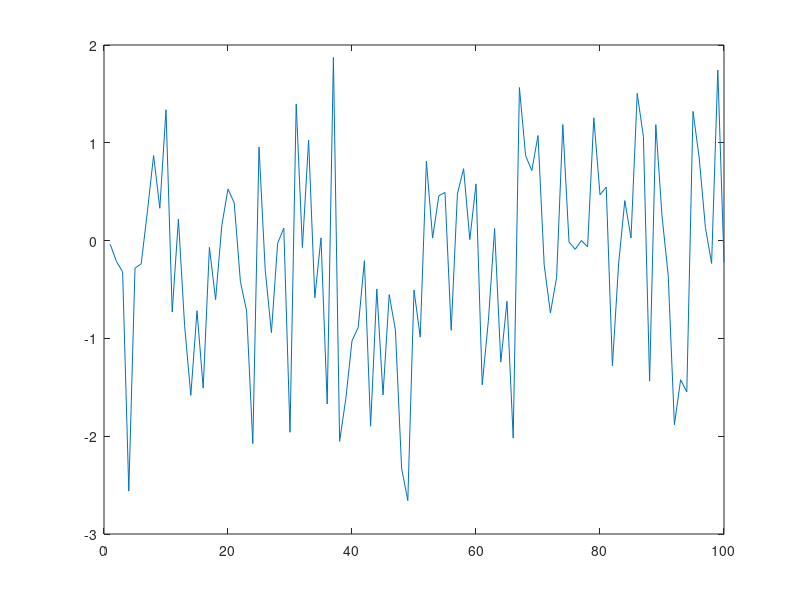
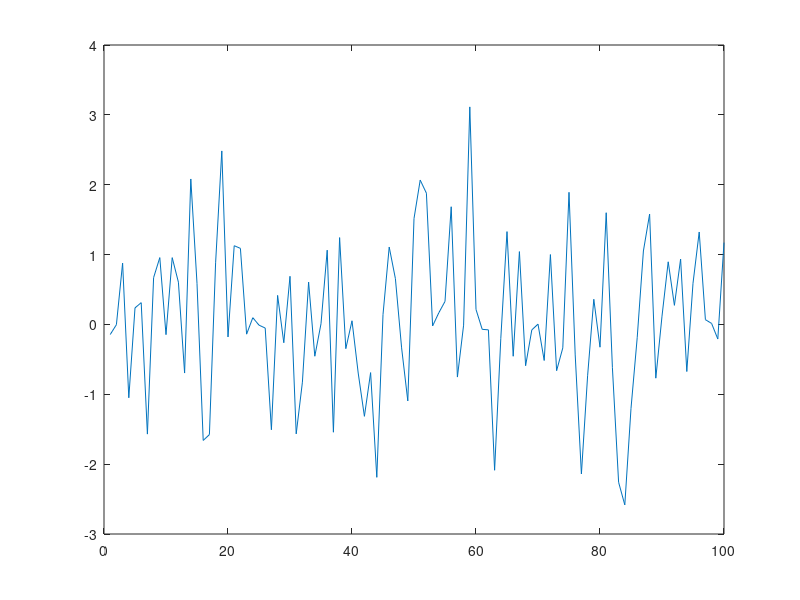

Source code (MATLAB) for these figures, in order:
%% ==================== BLIJF VAN DE VOLGENDE CODE AF! ====================
%                    |61c8d034855b313bb5edb2474f7d4657|
%                            1711051801
%
% LEES DE VOLGENDE REGELS:
%
% 1 -   De volgende DOOR ONS AANGEMAAKTE zaken mag je NIET aanpassen:
%                           A: Bestandsnamen
%                           B: Door ons aangemaakt commentaar
%                           C: Folders en folderstructuur
%                           D: De code in deze codesectie
%       Doe je dat toch dan krijg je GEEN punten voor deze weekopdracht.
% 2 -   Als dit bestand niet uit te voeren valt, bijvoorbeeld doordat je
%       tijdens het uitvoeren een foutmelding krijgt, krijg je GEEN punten!
% 3 -   Elke variabele waar 'NaN' aan wordt toegekend moet JIJ bewerken.
% 4 -   Je maakt de opdracht in dit bestand. Vul het bestand alleen met
%       voor de opdracht nuttige code. Doe je dit niet dan kan dat een
%       vermindering van het te verdienen aantal punten als gevolg hebben.
% 5 -   Door JOU geschreven commentaar regels (met %% of %) worden niet
%       door ons gelezen of gebruikt. 
% 
% Opdrachtbeschrijving:
% Deze opdracht bestaat uit het schrijven/aanvullen van een SCRIPT. De
% specifieke opdracht staat hieronder.
%
% LET OP!
% Exacte naamgeving is heel belangrijk! Merk bv. het verschil op tussen
% de twee variabelen: 'mekker' en de variabele 'Mekker'. Matlab maakt dus 
% onderscheid tussen kleine letters en hoofdletters.
%
% =================== BLIJF VAN VOORGAANDE CODE AF! ======================
 
%% Opdracht 4
% Zie onderstaande code. Plot de twee signalen in hun eigen figure.

sig1 = randn(1,100);
sig2 = randn(1,100);

figure(1)
plot(sig1)
figure(2)
plot(sig2)
